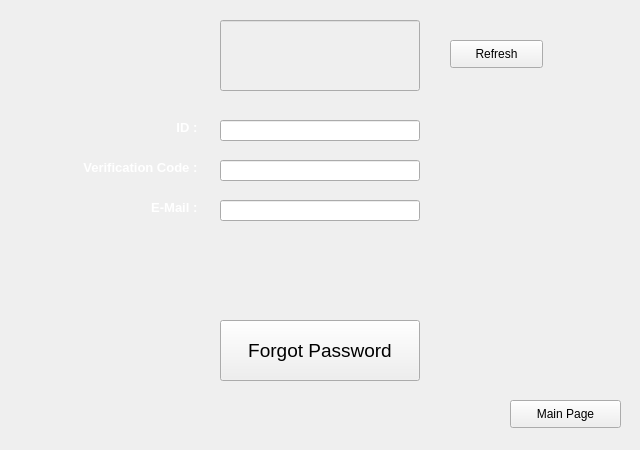
<?xml version="1.0" encoding="UTF-8"?>
<ui version="4.0">
 <class>Form</class>
 <widget class="QWidget" name="Form">
  <property name="geometry">
   <rect>
    <x>0</x>
    <y>0</y>
    <width>640</width>
    <height>450</height>
   </rect>
  </property>
  <property name="windowTitle">
   <string>Form</string>
  </property>
  <property name="styleSheet">
   <string notr="true">background-color: &quot;#79360A&quot;;</string>
  </property>
  <widget class="QLineEdit" name="verification_code">
   <property name="enabled">
    <bool>false</bool>
   </property>
   <property name="geometry">
    <rect>
     <x>220</x>
     <y>20</y>
     <width>200</width>
     <height>71</height>
    </rect>
   </property>
   <property name="font">
    <font>
     <pointsize>26</pointsize>
    </font>
   </property>
   <property name="styleSheet">
    <string notr="true">background-color: solid white</string>
   </property>
   <property name="text">
    <string/>
   </property>
   <property name="readOnly">
    <bool>true</bool>
   </property>
   <property name="clearButtonEnabled">
    <bool>false</bool>
   </property>
  </widget>
  <widget class="QLineEdit" name="id_area">
   <property name="geometry">
    <rect>
     <x>220</x>
     <y>120</y>
     <width>200</width>
     <height>21</height>
    </rect>
   </property>
   <property name="styleSheet">
    <string notr="true">background-color: solid white</string>
   </property>
  </widget>
  <widget class="QLabel" name="label">
   <property name="geometry">
    <rect>
     <x>30</x>
     <y>118</y>
     <width>171</width>
     <height>20</height>
    </rect>
   </property>
   <property name="styleSheet">
    <string notr="true"/>
   </property>
   <property name="text">
    <string>&lt;html&gt;&lt;head/&gt;&lt;body&gt;&lt;p align=&quot;right&quot;&gt;&lt;span style=&quot; font-size:10pt; font-weight:600; color:#ffffff;&quot;&gt;ID : &lt;/span&gt;&lt;/p&gt;&lt;/body&gt;&lt;/html&gt;</string>
   </property>
  </widget>
  <widget class="QLabel" name="label_2">
   <property name="geometry">
    <rect>
     <x>30</x>
     <y>158</y>
     <width>171</width>
     <height>20</height>
    </rect>
   </property>
   <property name="text">
    <string>&lt;html&gt;&lt;head/&gt;&lt;body&gt;&lt;p align=&quot;right&quot;&gt;&lt;span style=&quot; font-size:10pt; font-weight:600; color:#ffffff;&quot;&gt;Verification Code : &lt;/span&gt;&lt;/p&gt;&lt;/body&gt;&lt;/html&gt;</string>
   </property>
  </widget>
  <widget class="QLineEdit" name="verification_area">
   <property name="geometry">
    <rect>
     <x>220</x>
     <y>160</y>
     <width>200</width>
     <height>21</height>
    </rect>
   </property>
   <property name="styleSheet">
    <string notr="true">background-color: solid white</string>
   </property>
  </widget>
  <widget class="QLineEdit" name="email_area">
   <property name="geometry">
    <rect>
     <x>220</x>
     <y>200</y>
     <width>200</width>
     <height>21</height>
    </rect>
   </property>
   <property name="styleSheet">
    <string notr="true">background-color: solid white;</string>
   </property>
  </widget>
  <widget class="QLabel" name="label_3">
   <property name="geometry">
    <rect>
     <x>30</x>
     <y>198</y>
     <width>171</width>
     <height>20</height>
    </rect>
   </property>
   <property name="text">
    <string>&lt;html&gt;&lt;head/&gt;&lt;body&gt;&lt;p align=&quot;right&quot;&gt;&lt;span style=&quot; font-size:10pt; font-weight:600; color:#ffffff;&quot;&gt;E-Mail : &lt;/span&gt;&lt;/p&gt;&lt;/body&gt;&lt;/html&gt;</string>
   </property>
  </widget>
  <widget class="QPushButton" name="forgot_password_button">
   <property name="geometry">
    <rect>
     <x>220</x>
     <y>320</y>
     <width>200</width>
     <height>61</height>
    </rect>
   </property>
   <property name="font">
    <font>
     <pointsize>14</pointsize>
    </font>
   </property>
   <property name="styleSheet">
    <string notr="true">background-color: solid white</string>
   </property>
   <property name="text">
    <string>Forgot Password</string>
   </property>
  </widget>
  <widget class="QPushButton" name="refresh_button">
   <property name="geometry">
    <rect>
     <x>450</x>
     <y>40</y>
     <width>93</width>
     <height>28</height>
    </rect>
   </property>
   <property name="styleSheet">
    <string notr="true">background-color: solid white</string>
   </property>
   <property name="text">
    <string>Refresh</string>
   </property>
  </widget>
  <widget class="QPushButton" name="main_page_button">
   <property name="geometry">
    <rect>
     <x>510</x>
     <y>400</y>
     <width>111</width>
     <height>28</height>
    </rect>
   </property>
   <property name="styleSheet">
    <string notr="true">background-color: solid white;</string>
   </property>
   <property name="text">
    <string>Main Page</string>
   </property>
  </widget>
  <zorder>verification_code</zorder>
  <zorder>id_area</zorder>
  <zorder>label</zorder>
  <zorder>label_2</zorder>
  <zorder>verification_area</zorder>
  <zorder>email_area</zorder>
  <zorder>label_3</zorder>
  <zorder>refresh_button</zorder>
  <zorder>main_page_button</zorder>
  <zorder>forgot_password_button</zorder>
 </widget>
 <resources/>
 <connections/>
</ui>
